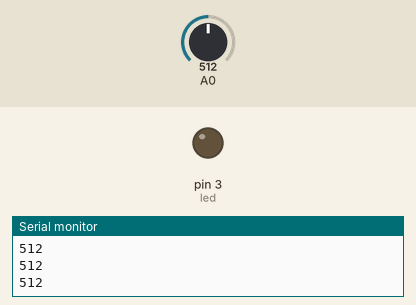
This sketch was run on a simulated Arduino Uno, built with avr-gcc and run on an emulated ATmega328P. Parts: output pins drawn as LEDs (lit = HIGH), the last lines printed to the serial monitor. The test bench sets the inputs (shaded band); at power-on: A0 = 512.

Above: at 1.2 s.
1.3 s: A0 set to 0
At 1.7 s:
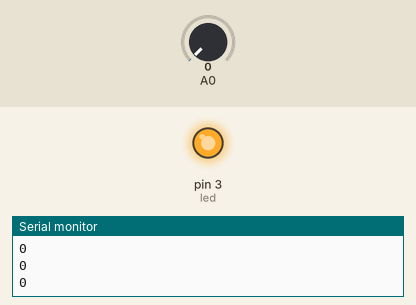
2.8 s: A0 set to 122
At 4.2 s:
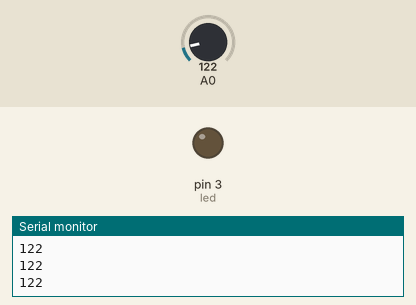
Timing chart, 0 to 5.8 s (numbered marks = the images above; inputs shaded):
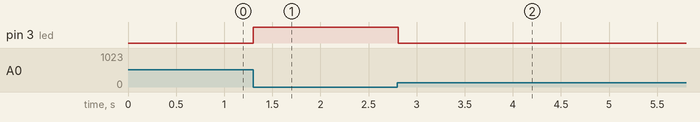

The sketch:

ldr.ino
```cpp
byte led = 3;

void setup() {
  Serial.begin(9600);
  pinMode(led, OUTPUT);
}

void loop() {
  int ldr_sensor_data = analogRead(A0);
  Serial.println(ldr_sensor_data);

  if(ldr_sensor_data == 0)
  {
    digitalWrite(led, HIGH);
  }
  else
  {
    digitalWrite(led, LOW);
  }
  delay(100);
}
```

Measured:
- after the input at 1.3 s, pin 3 (led): LOW → HIGH at once
- after the input at 2.8 s, pin 3 (led): HIGH → LOW at once
